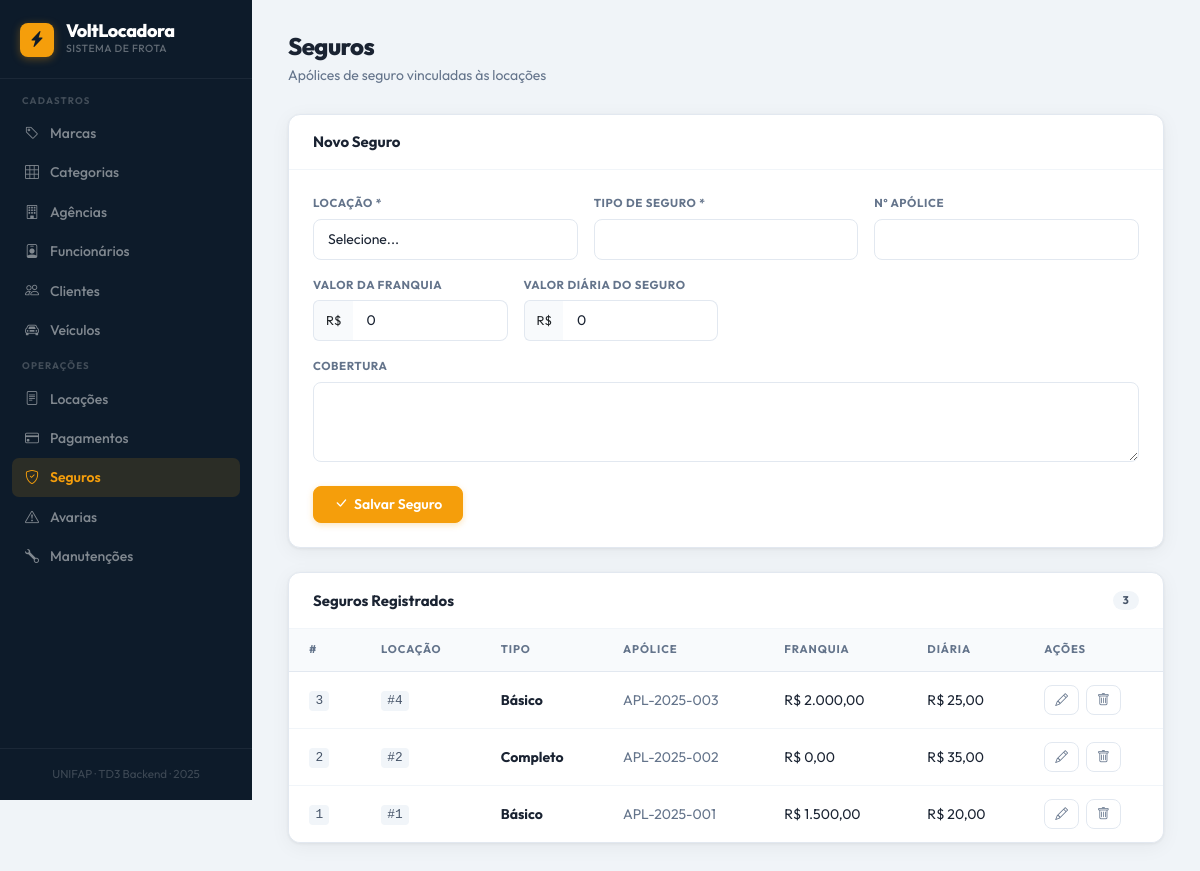
Page /index.php?page=seguro on the committed database.
### tables this page shows
CREATE TABLE IF NOT EXISTS seguro (
    id_seguro       INT              NOT NULL AUTO_INCREMENT,
    id_locacao      INT              NOT NULL UNIQUE,
    tipo            VARCHAR(80)      NOT NULL,
    cobertura       TEXT,
    valor_franquia  DECIMAL(10,2)    NOT NULL DEFAULT 0.00,
    valor_diaria    DECIMAL(10,2)    NOT NULL DEFAULT 0.00,
    apolice         VARCHAR(50),
    PRIMARY KEY (id_seguro),
    CONSTRAINT fk_seg_locacao FOREIGN KEY (id_locacao)
        REFERENCES locacao (id_locacao) ON UPDATE CASCADE ON DELETE CASCADE
);

### dao/LocacaoDAO.php (called while the page is built, shortened)
<?php
require_once 'config/Conexao.php';
class LocacaoDAO {
    private $conn;
    public function __construct() {
        $this->conn = Conexao::getConn();
    }
    public function listar() {
        $stmt = $this->conn->query("SELECT * FROM locacao ORDER BY data_criacao DESC");
        $lista = [];
        while ($row = $stmt->fetch(PDO::FETCH_ASSOC)) {
            $obj = $this->hidratarObjeto($row);
            $lista[] = $obj;
        }
        return $lista;
    }
    private function hidratarObjeto($row) {
        $obj = new Locacao($row['id_cliente'], $row['id_veiculo'], $row['id_funcionario'], $row['id_agencia_retirada'], $row['id_agencia_devolucao'], $row['data_retirada'], $row['data_devolucao_prevista'], $row['data_devolucao_real'], $row['valor_diaria'], $row['total_dias'], $row['valor_total'], $row['status'], $row['observacoes']);
        $obj->setId($row['id_locacao']);
        $obj->setDataCriacao($row['data_criacao']);
        return $obj;
    }
}

### config/Conexao.php (called while the page is built)
<?php
class Conexao {
    private static $instance;
    public static function getConn() {
        if (!isset(self::$instance)) {
            $host   = getenv('MYSQL_HOST')     ?: 'mysql';
            $db     = getenv('MYSQL_DATABASE') ?: 'topcar';
            $user   = getenv('MYSQL_USERNAME') ?: 'mysql';
            $pass   = getenv('MYSQL_PASSWORD') ?: 'pass3word';
            self::$instance = new \PDO(
                "mysql:host=$host;dbname=$db;charset=utf8mb4",
                $user,
                $pass
            );
            self::$instance->setAttribute(PDO::ATTR_ERRMODE, PDO::ERRMODE_EXCEPTION);
            self::$instance->exec("SET NAMES 'utf8mb4' COLLATE 'utf8mb4_unicode_ci'");
        }
        return self::$instance;
    }
}

### controller/LocacaoController.php (called while the page is built, shortened)
<?php
require_once 'dao/LocacaoDAO.php';
class LocacaoController {
    public function listar() {
        $dao = new LocacaoDAO();
        return $dao->listar();
    }
}

### model/Seguro.php (called while the page is built, shortened)
<?php
class Seguro {
    private $id;
    private $idLocacao;
    private $tipo;
    private $valorFranquia;
    private $valorDiaria;
    private $apolice;
    public function __construct($idLocacao = '', $tipo = '', $cobertura = '', $valorFranquia = 0, $valorDiaria = 0, $apolice = '') {
        $this->idLocacao     = $idLocacao;
        $this->tipo          = $tipo;
        $this->valorFranquia = $valorFranquia;
        $this->valorDiaria   = $valorDiaria;
        $this->apolice       = $apolice;
    }
    public function getId()           { return $this->id; }
    public function getIdLocacao()    { return $this->idLocacao; }
    public function getTipo()         { return $this->tipo; }
    public function getValorFranquia(){ return $this->valorFranquia; }
    public function getValorDiaria()  { return $this->valorDiaria; }
    public function getApolice()      { return $this->apolice; }
    public function setId($v)            { $this->id = $v; }
}

### dao/SeguroDAO.php (called while the page is built, shortened)
<?php
require_once 'config/Conexao.php';
require_once 'model/Seguro.php';
class SeguroDAO {
    private $conn;
    public function __construct() {
        $this->conn = Conexao::getConn();
    }
    public function listar() {
        $stmt = $this->conn->query("SELECT * FROM seguro ORDER BY id_seguro DESC");
        $lista = [];
        while ($row = $stmt->fetch(PDO::FETCH_ASSOC)) {
            $obj = new Seguro($row['id_locacao'], $row['tipo'], $row['cobertura'], $row['valor_franquia'], $row['valor_diaria'], $row['apolice']);
            $obj->setId($row['id_seguro']);
            $lista[] = $obj;
        }
        return $lista;
    }
}

### controller/SeguroController.php (called while the page is built, shortened)
<?php
require_once 'model/Seguro.php';
require_once 'dao/SeguroDAO.php';
class SeguroController {
    public function listar() {
        $dao = new SeguroDAO();
        return $dao->listar();
    }
}

### config/helpers.php (called while the page is built)
<?php
function h($val) {
    return htmlspecialchars((string)($val ?? ''), ENT_QUOTES | ENT_SUBSTITUTE, 'UTF-8');
}

### view/seguro_form.php (the view, shortened to what this page needs)
<div class="page-hdr">
  <h1>Seguros</h1>
  <p>Apólices de seguro vinculadas às locações</p>
</div>
<div class="page-card p-0 mb-4">
  <div class="card-head">
    <h5 class="card-title"><?= isset($objEdit) ? 'Editar Seguro' : 'Novo Seguro' ?></h5>
  </div>
  <div class="card-body-pad">
    <form method="post" action="index.php?page=seguro">
      <div class="row g-3">
        <div class="col-md-4">
          <label class="form-label">Locação *</label>
          <select name="id_locacao" class="form-select" required>
            <option value="">Selecione...</option>
          </select>
        </div>
        <div class="col-md-4">
          <label class="form-label">Tipo de Seguro *</label>
          <input type="text" name="tipo" class="form-control" required maxlength="80" value="<?= isset($objEdit) ? h($objEdit->getTipo()) : '' ?>">
        </div>
        <div class="col-md-4">
          <label class="form-label">Nº Apólice</label>
          <input type="text" name="apolice" class="form-control" maxlength="50" value="<?= isset($objEdit) ? h($objEdit->getApolice()) : '' ?>">
        </div>
        <div class="col-md-3">
          <label class="form-label">Valor da Franquia</label>
          <div class="input-group">
            <span class="input-group-text" style="background:#f8fafc;border:1.5px solid var(--border);border-right:none;font-size:.8rem">R$</span>
            <input type="number" step="0.01" name="valor_franquia" class="form-control" style="border-left:none" value="<?= isset($objEdit) ? $objEdit->getValorFranquia() : 0 ?>">
          </div>
        </div>
        <div class="col-md-3">
          <label class="form-label">Valor Diária do Seguro</label>
          <div class="input-group">
            <span class="input-group-text" style="background:#f8fafc;border:1.5px solid var(--border);border-right:none;font-size:.8rem">R$</span>
            <input type="number" step="0.01" name="valor_diaria" class="form-control" style="border-left:none" value="<?= isset($objEdit) ? $objEdit->getValorDiaria() : 0 ?>">
          </div>
        </div>
        <div class="col-md-12">
          <label class="form-label">Cobertura</label>
          <textarea name="cobertura" class="form-control" rows="2"><?= isset($objEdit) ? h($objEdit->getCobertura()) : '' ?></textarea>
        </div>
      </div>
      <div class="d-flex gap-2 mt-4">
        <button type="submit" name="acao" value="salvar" class="btn btn-primary">
          <i class="bi bi-check-lg"></i><?= isset($objEdit) ? 'Atualizar' : 'Salvar Seguro' ?>
        </button>
      </div>
    </form>
  </div>
</div>
<div class="page-card p-0">
  <div class="card-head">
    <h5 class="card-title">Seguros Registrados</h5>
    <span class="badge bg-secondary"><?= count($lista) ?></span>
  </div>
  <div class="table-wrap">
    <table class="table">
      <thead>
        <tr><th>#</th><th>Locação</th><th>Tipo</th><th>Apólice</th><th>Franquia</th><th>Diária</th><th>Ações</th></tr>
      </thead>
      <tbody>
      <?php foreach ($lista as $item): ?>
        <tr>
          <td><code><?= $item->getId() ?></code></td>
          <td><code>#<?= $item->getIdLocacao() ?></code></td>
          <td><strong><?= h($item->getTipo()) ?></strong></td>
          <td class="text-muted"><?= h($item->getApolice()) ?: '—' ?></td>
          <td>R$ <?= number_format($item->getValorFranquia(), 2, ',', '.') ?></td>
          <td>R$ <?= number_format($item->getValorDiaria(), 2, ',', '.') ?></td>
          <td>
            <a href="index.php?page=seguro&acao=editar&id=<?= $item->getId() ?>" class="btn btn-sm btn-outline-primary"><i class="bi bi-pencil"></i></a>
            <a href="index.php?page=seguro&acao=deletar&id=<?= $item->getId() ?>" class="btn btn-sm btn-outline-danger ms-1" onclick="return confirm('Excluir seguro?')"><i class="bi bi-trash"></i></a>
          </td>
        </tr>
      <?php endforeach; ?>
      </tbody>
    </table>
  </div>
</div>

### view/layout_header.php (style rules this page uses)
:root { --sidebar-bg: #0d1b2a; --sidebar-w: 252px; --accent: #f59e0b; --accent-dim: rgba(245,159,11,.13); --bg: #f0f4f8; --surface: #ffffff; --text: #1a2332; --muted: #64748b; --subtle: #94a3b8; --border: #e2e8f0; --border-light: #f1f5f9; --success: #10b981; --danger: #ef4444; --warning: #f59e0b; --info: #3b82f6; --r-sm: 8px; --r: 12px; --r-lg: 16px; --shadow: 0 1px 3px rgba(0,0,0,.06), 0 4px 20px rgba(0,0,0,.05); --shadow-lg: 0 8px 40px rgba(0,0,0,.12); --transition: .15s ease; }
*,*::before,*::after { box-sizing: border-box; }
body { font-family: 'Outfit', -apple-system, system-ui, sans-serif; background: var(--bg); color: var(--text); margin: 0; line-height: 1.6; -webkit-font-smoothing: antialiased; min-height: 100vh; }
.page-card { background: var(--surface); border: 1px solid var(--border); border-radius: var(--r); box-shadow: var(--shadow); }
.card-head { display: flex; align-items: center; justify-content: space-between; padding: 1.125rem 1.5rem; border-bottom: 1px solid var(--border-light); }
.card-head h5, .card-head .card-title { font-size: .9375rem; font-weight: 700; margin: 0; color: var(--text); }
.card-body-pad { padding: 1.5rem; }
.table-wrap { overflow-x: auto; border-radius: 0 0 var(--r) var(--r); }
.table { margin: 0; border-collapse: collapse; width: 100%; }
.table thead th { background: #f8fafc; font-size: .7rem; font-weight: 700; letter-spacing: .08em; text-transform: uppercase; color: var(--muted); padding: .75rem 1.25rem; border-bottom: 1px solid var(--border); white-space: nowrap; border-top: none; }
.table tbody td { padding: .8125rem 1.25rem; font-size: .875rem; color: var(--text); border-bottom: 1px solid var(--border-light); vertical-align: middle; }
.table tbody tr:last-child td { border-bottom: none; }
.form-label { display: block; font-size: .72rem; font-weight: 700; letter-spacing: .05em; text-transform: uppercase; color: var(--muted); margin-bottom: .375rem; }
.form-control, .form-select { font-family: 'Outfit', sans-serif; font-size: .875rem; color: var(--text); background: #fff; border: 1.5px solid var(--border); border-radius: var(--r-sm); padding: .5625rem .875rem; transition: border-color var(--transition), box-shadow var(--transition); width: 100%; }
.form-control::placeholder { color: var(--subtle); font-size: .8rem; }
textarea.form-control { resize: vertical; min-height: 80px; }
.btn { font-family: 'Outfit', sans-serif; font-weight: 600; font-size: .875rem; border-radius: var(--r-sm); transition: all var(--transition); display: inline-flex; align-items: center; gap: .375rem; cursor: pointer; border: 1.5px solid transparent; line-height: 1.4; }
.btn-primary { background: var(--accent); border-color: var(--accent); color: #fff; padding: .5rem 1.25rem; box-shadow: 0 2px 6px rgba(245,159,11,.28); }
.btn-sm { padding: .3125rem .625rem; font-size: .8rem; }
.btn-outline-primary { background: transparent; border-color: var(--border); color: var(--muted); padding: .3125rem .625rem; }
.btn-outline-danger { background: transparent; border-color: var(--border); color: var(--muted); padding: .3125rem .625rem; }
.badge { font-family: 'Outfit', sans-serif; font-size: .7rem; font-weight: 700; letter-spacing: .02em; border-radius: 20px; padding: .25rem .625rem; }
.badge.bg-secondary { background: #f1f5f9 !important; color: #475569 !important; }
.text-muted { color: var(--muted) !important; }
code { font-size: .8rem; background: #f1f5f9; color: #475569; padding: .15rem .4rem; border-radius: 4px; font-family: 'Courier New', monospace; }
.page-hdr { margin-bottom: 1.75rem; }
.page-hdr h1 { font-size: 1.5rem; font-weight: 800; letter-spacing: -.025em; margin: 0; }
.page-hdr p { color: var(--muted); font-size: .875rem; margin: .2rem 0 0; }

### rows in the picture
seguro: id_seguro "3", id_locacao "4", tipo "Básico", apolice "APL-2025-003", valor_franquia "2.000,00", valor_diaria "25,00"
seguro: id_seguro "2", id_locacao "2", tipo "Completo", apolice "APL-2025-002", valor_franquia "0,00", valor_diaria "35,00"
seguro: id_seguro "1", id_locacao "1", tipo "Básico", apolice "APL-2025-001", valor_franquia "1.500,00", valor_diaria "20,00"

### other values in the picture
count($lista) "3"
